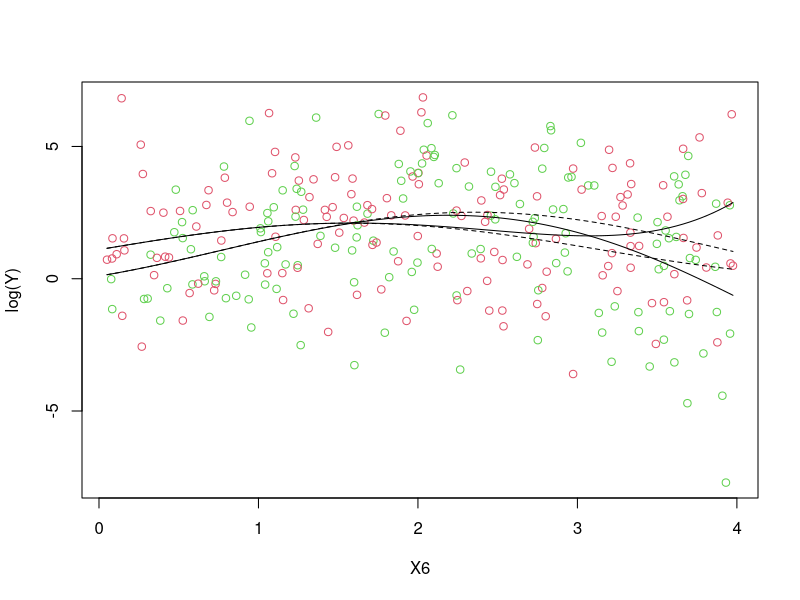

The R source for this figure: (Note: this script raises an error after producing the figure.)
## ---- chunk 1
# original seed was 122
set.seed(112) #This ensures the randomness is the "same" everytime if you play the entire R-chunk as one entire piece of code. If you run lines separately, your data might not come out the same every time.

## To begin, decide on your sample size. (You may have to revise it later to ensure all values in your lm(...) are significant.)
n <- 300
  
## Then, create 10 X-variables using functions like rnorm(n, mean, sd), rchisq(n, df), rf(n, df1, df2), rt(n, df), rbeta(n, a, b), runif(n, a, b) or sample(c(1,0), n, replace=TRUE)...

X6 <- runif(n,0,4) 
X10 <- runif(n,0,4) 
X1 <- sample(0:1,n,replace = TRUE) 

X7 <- sample(c('John', 'Henry', 'Jessie', 'Sarah', 'Cory', 'Thor', 'Amelia', 'S C Kennedy', 'Big Max', 'Orion', 'Ferris', 'Kystystal', 'Zach', 'Jacqueline', 'Emily', 'Curious George', 'Alice', 'Francine', 'Johnny James Yogurt Jr', 'Bobo', 'Olivia', 'Marcel the Shell', '(─‿‿─)', 'Moose'),  size = n, replace = T)

X9 <- sample(rnorm(n, 9, 1.3) - seq(1, 3, length.out = n), n)/6
X2 <- 1/sample(rnorm(n, 0, 7) - seq(1, 3, length.out = n), n)/X9 + rnorm(n, -3, 1)
X9 <- -(X9 + X2 + rnorm(n, -3, 1)^2)
 
X8 <- rep(9, n)
X8[29] <- 1
 
X5 <- sample(seq(0.01, 10, length.out = n), n) + rnorm(n, 0, 0.2) + X2/3
X8 <- ifelse(X5 + rnorm(n, 1, 1) > 3.9, 1, 9)
 
X9 <- X9 + X8/9 + X2/10 
 
X7 <- paste0(X7, " - ", round(X9^2))
 
X3 <- runif(n, -1000, 1000)^X5

X4 <- 8.2 + ifelse(X9 > 2, 0   + rnorm(n, 0, .33), ifelse(X9 < -1, 1 + rnorm(n, 0, .15), ifelse(runif(n, 0, 1) > 0.5, 2  + rnorm(n, 0, .33), 3 + rnorm(n, 0, .33))))
X4 <- X4 - 2*log(X2 + 1000) + X6

a <- X2[199]
X2[199] <- X8[199]
X8[199] <- a

## Then, create betas, errors (by choosing sigma), and Y

b0 <- 1.1
b1 <- -1
b2 <- 1
b3 <- 1/2
b4 <- -1/6
b5 <- -1/24
b6 <- 1/120
 
# original version:
#b1 <- 1
# b2 <- 1/2
# b3 <- -1/6
# b4 <- -1/30
# b5 <- 1/120
# b6 <- -1

sigma <- 2.3

 ################################
 # You CANNOT change this part:
 errors <- rnorm(n, 0, sigma)
 ################################ 
 
#original:
#Y<-exp(b1*X1 + b3*X1^3 + b5*X1^5 + X3*b2*X1^2 + X3*b4*X1^4 + X3*b6 + errors + 1.1)

Y <- exp(b0 + b1*X1 + b2*X6 + b3*X1*X6^2 + b4*X6^3 + b5*X1*X6^4 + b6*X6^5 + errors)
 
 # You can include Y' or X' instead of Y or X if you wish.
 # Remember, only these functions are allowed when transforming
 # variables: 1/Y^2, 1/Y, log(Y), sqrt(Y), Y^2, Y^3, 1/X^2, 1/X, log(X), sqrt(X), X^2, X^3, X^4, X^5. 
 #########################################################
 # ILLEGAL: Y = (beta0 + beta1*X4)^2 + epsilon ###########
 #########################################################
 # Legal: sqrt(Y) = beta0 + beta1*X4^2 + epsilon #########
 #########################################################
 # You can only transform individual terms, not groups of terms.
 # And the beta's cannot be part of the transformation.

 # Load Your data into a data set:
 RBdata <- data.frame(Y, X1, X2, X3, X4, X5, X6, X7, X8, X9, X10)
 
 #Now fit your model to make sure it comes out significant:


 mylm <- lm(log(Y) ~ X6 + X1 + I(X6^2):X1 + I(X6^3) + I(X6^4):X1 + I(X6^5))
 summary(mylm)  
 
# original:
# lm(log(Y)~X1+I(X1^2):X3+I(X1^3)+I(X1^4):X3+I(X1^5)+I(X3))
 
 #all p-values must be significant, except "(Intercept)"
 
## ---- chunk 2
plot(log(Y) ~ X6, col = X1 + 2)
curve(b0 + b2*x + b4*x^3 + b6*x^5, add = T)
curve(b0 + b1 + b2*x + b3*x^2 + b4*x^3 + b5*x^4 + b6*x^5, add = T)

# The above curves are made similar to this:
curve(b0 + sin(x), add = T, lty = 2)
curve(b0 + sin(x) - cos(x), add = T, lty = 2)

# pairs(RBdata, col = X1 + 2)
# View(RBdata)
## ---- chunk 3
# Once you are ready, run this code to write your data to a csv:
write.csv(RBdata, "data/RBdata_alt.csv", row.names = FALSE)
# The above code writes the dataset to your "current directory"
# To see where that is, use: getwd() in your Console.
# Find the data set and upload it to I-Learn.
